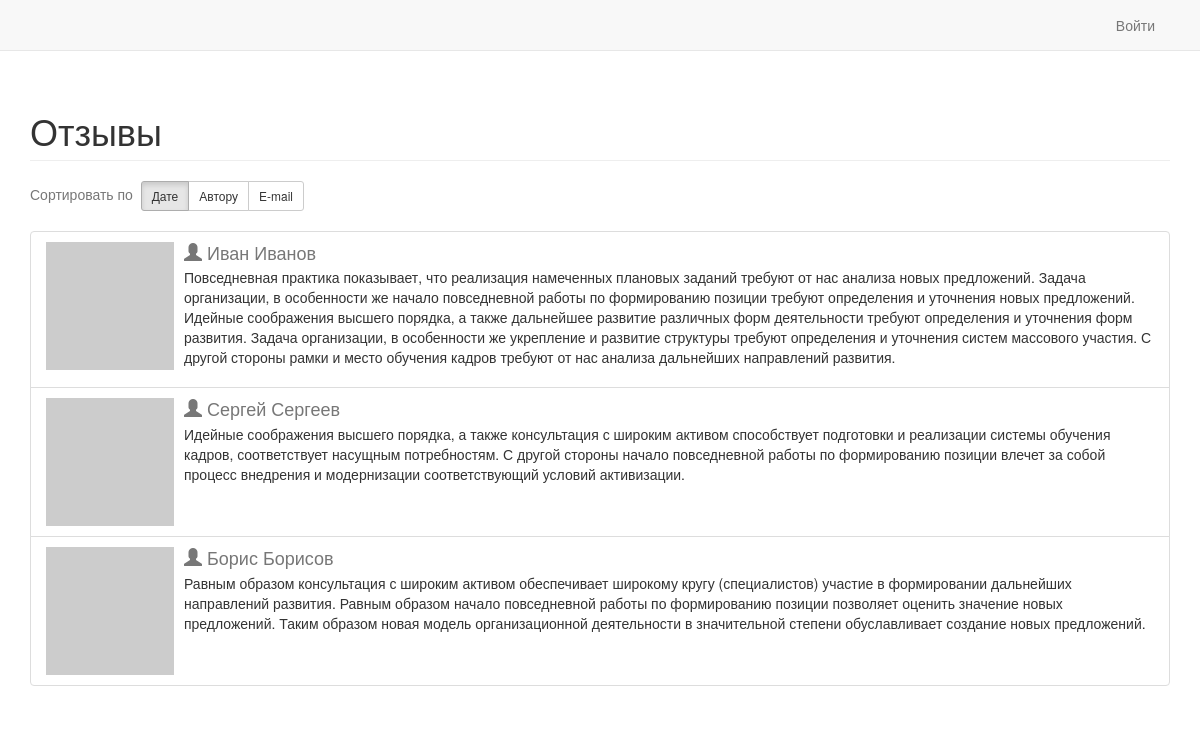
The page / on the database its author committed.
### tables this page shows
CREATE TABLE IF NOT EXISTS `comments` (
  `id` int(11) NOT NULL AUTO_INCREMENT,
  `author` varchar(255) NOT NULL,
  `content` text,
  `image` varchar(255) DEFAULT NULL,
  `created_at` int(11) DEFAULT NULL,
  `updated_at` int(11) DEFAULT NULL,
  `deleted_at` int(11) DEFAULT NULL,
  PRIMARY KEY (`id`)
);

### core/base/Controller.php (called while the page is built, shortened)
<?php
class Controller extends Component
{
    private $_viewPath;
    public $id;
    public $layout;
    public $defaultAction = 'index';
    public function __construct($id, $config = [])
    {
        $this->id = $id;
    }
    public function runAction($action, $params = [])
    {
        $this->action = $action ? $action : $this->defaultAction;
        $methodName = 'action' . str_replace(' ', '', ucwords(implode(' ', explode('-', $this->action))));
        $result = null;
        if (method_exists($this, $methodName)) {
            $result = call_user_func_array([$this, $methodName], $params);
        }
        return $result;
    }
    public function render($view, $params = [])
    {
        $viewFile = $this->findViewFile($view);
        $content = $viewFile ? $this->renderViewFile($viewFile, $params) : '';
        $layoutFile = $this->findLayoutFile();
        if ($layoutFile !== false) {
            return $this->renderContent($layoutFile, ['content' => $content]);
        } else {
            return $content;
        }
    }
    public function renderContent($viewFile, $params = [])
    {
        return $viewFile ? $this->renderViewFile($viewFile, $params) : '';
    }
    public function renderViewFile($_file_, $_params_ = [])
    {
        extract($_params_, EXTR_OVERWRITE);
        require($_file_);
        return ob_get_clean();
    }
    public function getViewPath()
    {
        if ($this->_viewPath === null) {
            $this->_viewPath = Core::$app->getViewPath() . DIRECTORY_SEPARATOR . $this->id;
        }
        return $this->_viewPath;
    }
    protected function findLayoutFile()
    {
        $layout = $this->layout ? $this->layout : Core::$app->layout;
        if ($layout) {
            return Core::$app->getLayoutPath() . DIRECTORY_SEPARATOR . $layout . '.php';
        } else {
            return false;
        }
    }
    protected function findViewFile($view)
    {
        return $this->getViewPath() . DIRECTORY_SEPARATOR . $view . '.php';
    }
}

### controllers/CommentsController.php (called while the page is built, shortened)
<?php
class CommentsController extends Controller
{
    public function actionIndex()
    {
        $sort = isset($_GET['sort']) ? (string)$_GET['sort'] : null;
        $sort = in_array($sort, ['date', 'author', 'email']) ? $sort : 'date';
        $comments = Comments::findAll();
        return $this->render('index', [
            'comments' => $comments,
            'sort' => $sort,
        ]);
    }
}

### core/base/Application.php (called while the page is built, shortened)
<?php
class Application extends Component
{
    private $_basePath;
    private $_viewPath;
    private $_request;
    private $_response;
    private $_db;
    public $controllerNamespace = 'core\\controllers';
    public $defaultRoute = 'default';
    public function run($config = [])
    {
        try {
            $response = $this->handleRequest($this->getRequest());
            $response->send();
            return $response->exitStatus;
        } catch (TerminateException $e) {
            $this->end($e->statusCode);
            return $e->statusCode;
        }
    }
    public function handleRequest($request)
    {
        list ($route, $params) = $request->resolve();
        try {
            $result = $this->runAction($route, $params);
            if ($result instanceof Response) {
                return $result;
            } else {
                $response = $this->getResponse();
                if ($result !== null) {
                    $response->data = $result;
                }
                return $response;
            }
        } catch (InvalidRouteException $e) {
            throw new NotFoundHttpException('Page not found.');
        }
    }
    public function getRequest()
    {
        if ($this->_request === null) {
            $this->_request = new Request();
        }
        return $this->_request;
    }
    public function getResponse()
    {
        if ($this->_response === null) {
            $this->_response = new Response();
        }
        return $this->_response;
    }
    public function getBasePath()
    {
        if ($this->_basePath === null) {
            $this->_basePath = dirname(CORE_PATH);
        }
        return $this->_basePath;
    }
    public function getViewPath()
    {
        if ($this->_viewPath === null) {
            $this->_viewPath = $this->getBasePath() . DIRECTORY_SEPARATOR . 'views';
        }
        return $this->_viewPath;
    }
    public function getDb()
    {
        return $this->_db;
    }
    public function setDb($db)
    {
        $this->_db = $db;
    }
    public function runAction($route, $params)
    {
        $parts = $this->createController($route);
        if (is_array($parts)) {
            list($controller, $action) = $parts;
            $result = $controller->runAction($action, $params);
            if ($result instanceof Response) {
                return $result;
            } else {
                $response = $this->getResponse();
                if ($result !== null) {
                    $response->data = $result;
                }
                return $response;
            }
        } else {
            throw new InvalidRouteException('Unable to resolve the request.');
        }
    }
    public function createController($route)
    {
        $route = $route == '' ? $this->defaultRoute : $route;
        $route = trim($route, '/');
        if (strpos($route, '/') !== false) {
            list ($id, $route) = explode('/', $route, 2);
        } else {
            $id = $route;
            $route = '';
        }
        $controller = $this->createControllerById($id);
        return $controller === null ? false : [$controller, $route];
    }
    protected function createControllerById($id)
    {
        $className = $id;
        $className = str_replace(' ', '', ucwords(str_replace('-', ' ', $className))) . 'Controller';
        $className = ltrim($this->controllerNamespace . '\\' . $className, '\\');
        if (is_subclass_of($className, 'core\base\Controller')) {
            $controller = new $className($id);
            return get_class($controller) === $className ? $controller : null;
        } else {
            return null;
        }
    }
    protected function configure($config = [])
    {
        if (isset($config['defaultRoute'])) {
            $this->defaultRoute = $config['defaultRoute'];
        }
    }
}

### web/index.php (called while the page is built, shortened)
<?php
$config = require(__DIR__ . '/../config/main.php');
$app = new core\base\Application($config);
$app->run();

### core/base/Model.php (called while the page is built, shortened)
<?php
class Model extends Component
{
    public static function getDb()
    {
        return Core::$app->getDb();
    }
    public static function findAll($limits = null)
    {
        $db = static::getDb();
        $sql = 'SELECT * FROM ' . $db->quoteTableName(static::tableName());
        $stmt = $db->pdo->prepare($sql);
        $stmt->execute();
        return $stmt->fetchAll(\PDO::FETCH_ASSOC);
    }
}

### models/Comments.php (called while the page is built, shortened)
<?php
class Comments extends Model
{
    public static function tableName()
    {
        return 'comments';
    }
}

### core/db/Connection.php (called while the page is built, shortened)
<?php
class Connection extends Component
{
    public $dsn;
    public $username;
    public $password;
    public $attributes;
    public function connect()
    {
        try {
            $this->pdo = new \PDO($this->dsn, $this->username, $this->password, $this->attributes);
        } catch (\PDOException $e) {
            throw new \Exception($e->getMessage());
        }
    }
    public function quoteTableName($name)
    {
        return strpos($name, "`") !== false ? $name : "`" . $name . "`";
    }
    protected function configure($config = [])
    {
        if (isset($config['dsn'])) { $this->dsn = $config['dsn']; }
        if (isset($config['username'])) { $this->username = $config['username']; }
        if (isset($config['password'])) { $this->password = $config['password']; }
    }
}

### views/comments/index.php (the view)
<?php
$sorts = [
    ['title' => 'Дате', 'link' => '?sort=date', 'active' => ($sort == 'date')],
    ['title' => 'Автору', 'link' => '?sort=author', 'active' => ($sort == 'author')],
    ['title' => 'E-mail', 'link' => '?sort=email', 'active' => ($sort == 'email')],
]
?>
<div class="comments">
    <h1 class="page-header">Отзывы</h1>
    <div class="tools" style="margin-bottom:20px;">
        <div class="tools__item">
            <span class="text-muted">Сортировать по&nbsp;</span>
            <div class="btn-group btn-group-sm">
                <?php foreach ($sorts as $item): ?>
                    <a href="<?= $item['link'] ?>" class="btn btn-default <?= $item['active'] ? 'active' : '' ?>">
                        <?= $item['title'] ?>
                    </a>
                <?php endforeach; ?>
            </div>
        </div>
    </div>
    <?php if ($comments): ?>
        <div class="list-group">
            <?php foreach ($comments as $comment): ?>
                <div class="list-group-item">
                    <div class="media">
                        <div class="media-left">
                            <img class="media-object" src="http://placehold.it/128x128" alt="" width="128" height="128">
                        </div>
                        <div class="media-body">
                            <h4 class="media-heading text-muted">
                               <span class="glyphicon glyphicon-user" aria-hidden="true"></span>
                                <?= $comment['author'] ?>
                            </h4>
                            <p><?= $comment['content'] ?></p>
                        </div>
                    </div>
                </div>
            <?php endforeach; ?>
        </div>
    <?php endif; ?>
</div>

### views/layouts/main.php (shortened to what this page needs)
<!DOCTYPE html>
<html lang="ru">
<head>
    <link rel="stylesheet" href="/libs/bootstrap/css/bootstrap.min.css">
    <link rel="stylesheet" href="/assets/css/styles.css">
</head>
<body>
    <header class="header">
        <div class="navbar navbar-default navbar-simple">
            <div class="container">
                <div class="collapse navbar-collapse">
                    <ul class="nav navbar-nav navbar-right">
                        <li><a href="?r=admin/index">Войти</a></li>
                    </ul>
                </div>
            </div>
        </div>
    </header>
    <div class="main">
        <div class="container">
            <?= $content ?>
        </div>
    </div>
</body>
</html>

### core/base/Response.php (shortened to what this page needs)
<?php
class Response extends Component
{
    public $data;
    public function sendContent()
    {
        echo $this->data;
    }
}

### web/assets/css/styles.css (style rules this page uses)
.navbar-simple { border-radius: 0; border-width: 0 0 1px 0; }

### rows shown on the page
comments: author "Иван Иванов", content "Повседневная практика показывает, что реализация намеченных плановых заданий требуют от нас анализа новых предложений. Задача организации, в особенности же начало повседневной работы по формированию позиции требуют определения и уточнения новых предложений. Идейные соображения высшего порядка, а также дальнейшее развитие различных форм деятельности требуют определения и уточнения форм развития. Задача организации, в особенности же укрепление и развитие структуры требуют определения и уточнения систем массового участия. С другой стороны рамки и место обучения кадров требуют от нас анализа дальнейших направлений развития."
comments: author "Сергей Сергеев", content "Идейные соображения высшего порядка, а также консультация с широким активом способствует подготовки и реализации системы обучения кадров, соответствует насущным потребностям. С другой стороны начало повседневной работы по формированию позиции влечет за собой процесс внедрения и модернизации соответствующий условий активизации."
comments: author "Борис Борисов", content "Равным образом консультация с широким активом обеспечивает широкому кругу (специалистов) участие в формировании дальнейших направлений развития. Равным образом начало повседневной работы по формированию позиции позволяет оценить значение новых предложений. Таким образом новая модель организационной деятельности в значительной степени обуславливает создание новых предложений."

### other values the page prints
$item['title'] "Дате"
$item['title'] "Автору"
$item['title'] "E-mail"
